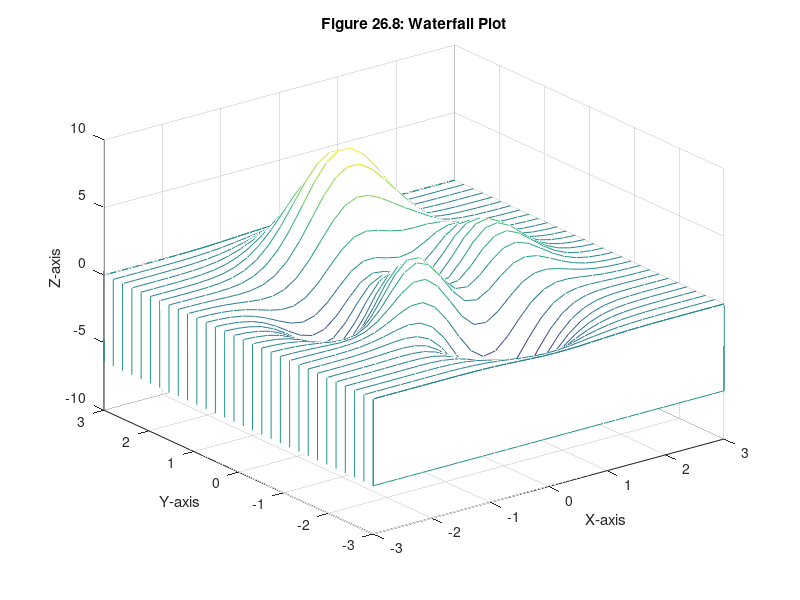

The MATLAB script that drew this image:
[X,Y,Z] = peaks(30);
waterfall(X,Y,Z)
xlabel('X-axis'), ylabel('Y-axis'), zlabel('Z-axis')
title('Figure 26.8: Waterfall Plot')
